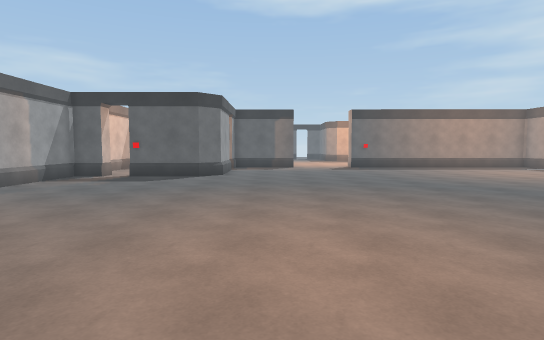
view 1 (above)

17 first-person views from a walk through a scene from a Unity 3-D project. The camera is 1.4 m above the floor, tilts 4° down and sees 80° across. Doors are open. The floor is counted in squares, 1 m on a side. Each view is taken from the middle of a square. On the plan, view 1 faces up. The plan holds only what a view shows up to about 15 squares ahead; the rest is blank. The place goes on beyond the plan. The player is left out. Some animated figures are left out.

view 2
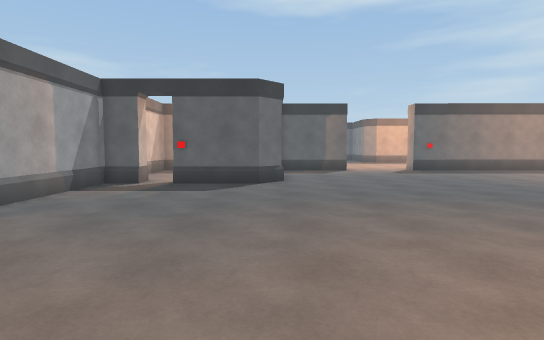

view 3
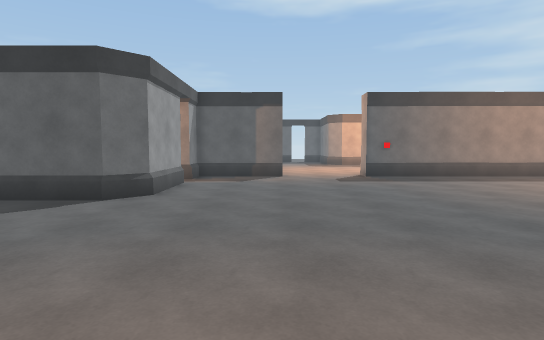

view 4
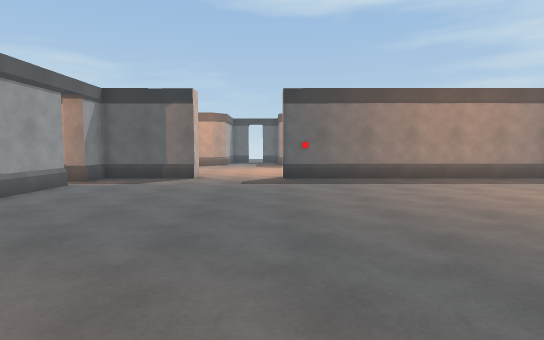

view 5
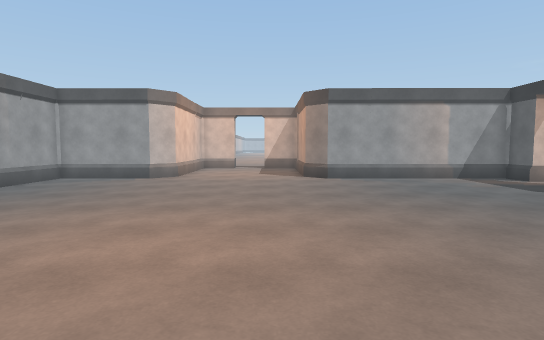

view 6
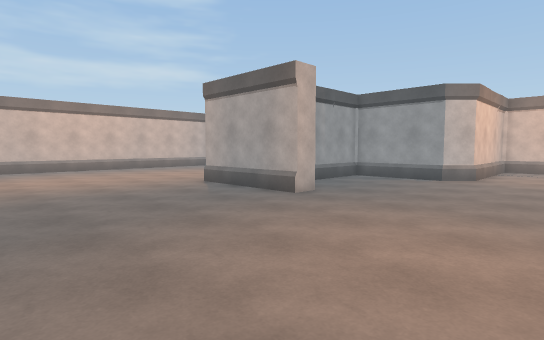

view 7
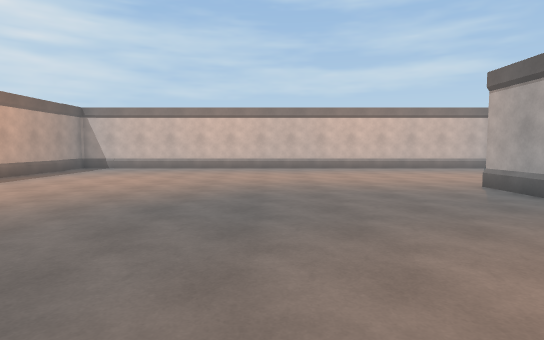

view 8
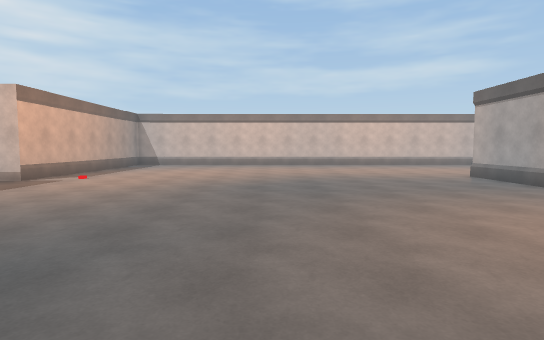

view 9
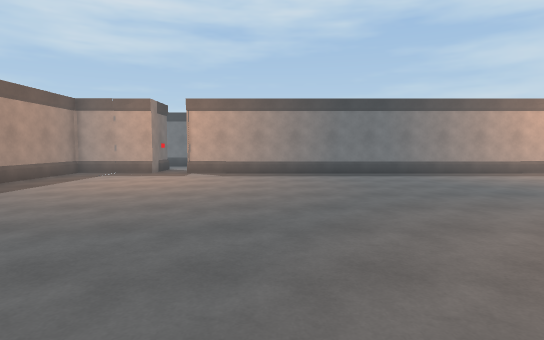

view 10
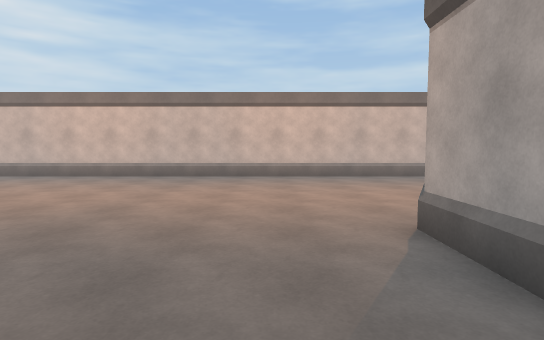

view 11
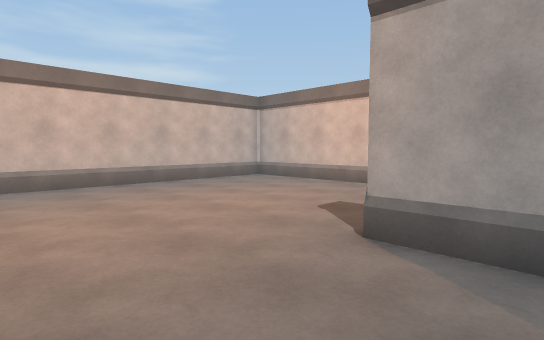

view 12
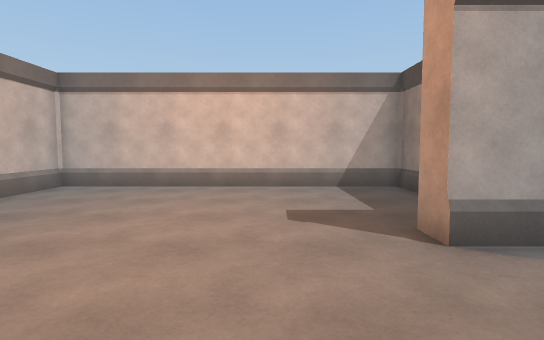

view 13
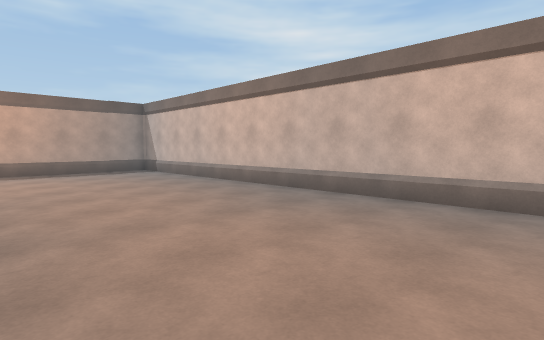

view 14
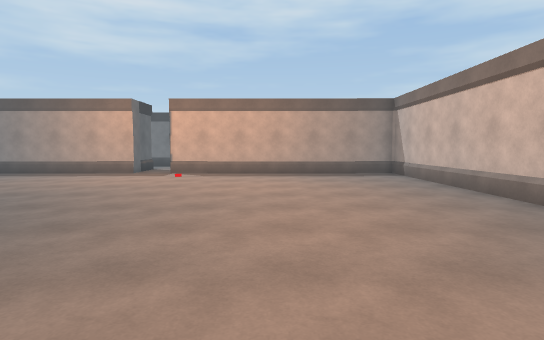

view 15
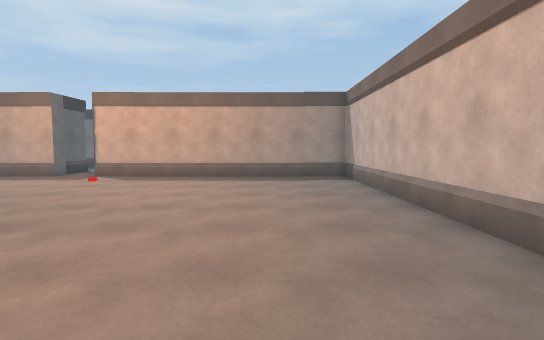

view 16
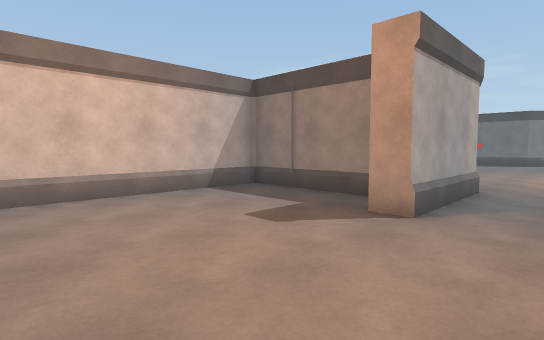

view 17
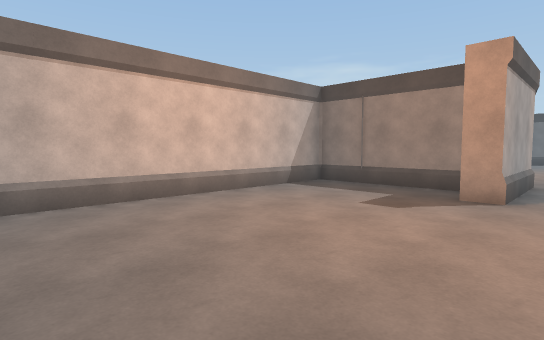

### Floor plan
Points are (right, up) in squares from view 1. A wall is a line through its corners. A room is listed if a view was taken in it or the views show most of it. See-through windows are left out.
Room 1 (views 1, 2, 3, 4, 5, 6, 7, 8, 9, 10, 11, 12, 13, 14, 15, 16, 17)
walls: (-3.6, -2.5) (-2.6, -2.5) (-2.6, -7.5) (-3.5, -7.5); (-4, -5.4) (-9.6, -5.4) (-9.6, -17.6) (17, -17.6); (-10.6, 0.5) (-9.6, -0.5) (-9.6, -4.6) (-6.1, -4.6); (-8.2, 16.5) (-8.2, 15.6) (-9.5, 15.6); (-2.6, 19.9) (-2.6, 16.5) (-3.5, 15.6) (-5.5, 15.6); (-9.6, 15.9) (-9.6, 7.5) (-10.1, 7); (1.5, 22.6) (-2.6, 22.6) (-2.6, 21.2); (17.3, 22.6) (7.4, 22.6)
ways out: open door at (-8, 16); open door at (-3, 20.5); open door at (3.5, 23)
objects: other object (-7, 16) to (-6, 16); other object (6, 23) to (7, 23)

Positions as (right, up) in squares from view 1, and headings:
1: (0, 0), facing up
2: (-3, 3), facing up
3: (1, 7), facing up
4: (5, 8), facing up
5: (5, 5), facing left
6: (5, 4), facing down-left
7: (5, 4), facing down
8: (7, 8), facing down
9: (0, 12), facing right
10: (0, -2), facing down
11: (2, -5), facing down-left
12: (2, -10), facing left
13: (-2, -9), facing down-right
14: (0, -11), facing right
15: (2, -14), facing right
16: (0, -14), facing up-left
17: (-1, -17), facing up-left
